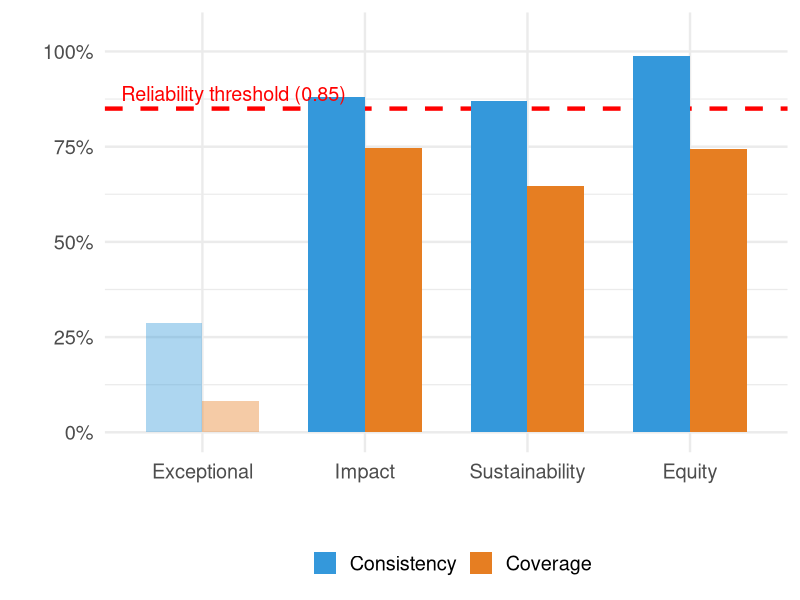

Generate this figure with R:
## ---- chunk 1
#| label: setup
library(knitr)
library(kableExtra)
library(ggplot2)
## ---- chunk 2
conditions_simple <- data.frame(
  Category = c("Design Choices", "Design Choices", "Design Choices", "Design Choices",
               "How It's Delivered", "How It's Delivered", "How It's Delivered", "How It's Delivered",
               "Adaptations Made", "Adaptations Made", "Adaptations Made",
               "Equity Focus", "Equity Focus", "Equity Focus"),
  Feature = c("Strategic clarity", "Shared governance", "Flexible funding", "Rigorous partner selection",
              "Accessible outputs", "Capacity building", "Local embedding", "Clear impact strategy",
              "Extended funding timeline", "Strengthened M&E", "Crisis adaptation",
              "Equitable partnerships", "Local ownership focus", "GESI integration"),
  Code = c("StrategicAgendaClarity", "SharedGovernance", "FundingFlexibility", "SelectionProcedures",
           "OutputsAccessible", "OutputsCapacity", "LocalEmbedded", "ImpactStrategy",
           "FundingLongevity", "Mel_Strengthened", "InstabilityResponse",
           "PartnershipEquity", "EquityLocalisation", "EquityGESI"),
  `How Common` = c("97%", "42%", "70%", "47%",
                   "35%", "75%", "57%", "86%",
                   "58%", "84%", "69%",
                   "36%", "34%", "33%")
)

kable(conditions_simple, format = "html", col.names = c("Category", "What it means", "Technical name", "How common?")) %>%
  kable_styling(font_size = 24) %>%
  pack_rows("Design Choices (at approval)", 1, 4, background = "#ABCAE9") %>%
  pack_rows("How It's Delivered", 5, 8, background = "#f0f8e8") %>%
  pack_rows("Adaptations Made", 9, 11, background = "#fff8e8") %>%
  pack_rows("Equity Focus", 12, 14, background = "#f8e8f8")
## ---- chunk 3
summary_df <- data.frame(
  Outcome = c("Exceptional\nPerformance", "Impact\nAchievement", "Sustainability", "Equity\nOutcomes"),
  Pattern = c("Prerequisites exist,\nbut no recipe works", 
              "4 different recipes,\n1 is very simple",
              "3 recipes,\ntime matters",
              "1 ingredient is\nnon-negotiable"),
  Key_Finding = c("3 necessary conditions\n(100%, 98%, 96%)",
                  "Accessible outputs\nalone is enough",
                  "Extended funding in\n2 of 3 recipes",
                  "GESI focus in\nALL 3 recipes")
)

kable(summary_df, format = "html", 
      col.names = c("Outcome", "The pattern", "Key finding")) %>%
  kable_styling(font_size = 50) %>%
  row_spec(1, background = "#fadbd8") %>%
  row_spec(2, background = "#d5f5e3") %>%
  row_spec(3, background = "#d6eaf8") %>%
  row_spec(4, background = "#e8daef")
## ---- chunk 4
#| fig-height: 6
#| fig-width: 14

results_df <- data.frame(
  Outcome = rep(c("Exceptional", "Impact", "Sustainability", "Equity"), 2),
  Metric = c(rep("Consistency", 4), rep("Coverage", 4)),
  Value = c(0.286, 0.881, 0.870, 0.987, 0.082, 0.746, 0.648, 0.743),
  Pass = c("Fail", "Pass", "Pass", "Pass", "Fail", "Pass", "Pass", "Pass")
)

results_df$Outcome <- factor(results_df$Outcome, 
                              levels = c("Exceptional", "Impact", "Sustainability", "Equity"))

ggplot(results_df, aes(x = Outcome, y = Value, fill = Metric, alpha = Pass)) +
  geom_hline(yintercept = 0.85, linetype = "dashed", color = "red", linewidth = 1.5) +
    geom_col(position = "dodge", width = 0.7) +

  annotate("text", x = 0.5, y = 0.89, label = "Reliability threshold (0.85)", 
           color = "red", hjust = 0, size = 5) +
  scale_fill_manual(values = c("Consistency" = "#3498db", "Coverage" = "#e67e22")) +
  scale_alpha_manual(values = c("Fail" = 0.4, "Pass" = 1), guide = "none") +
  scale_y_continuous(labels = scales::percent_format(), limits = c(0, 1.05)) +
  labs(y = "", x = "", fill = "") +
  theme_minimal(base_size = 18) +
  theme(legend.position = "bottom")
